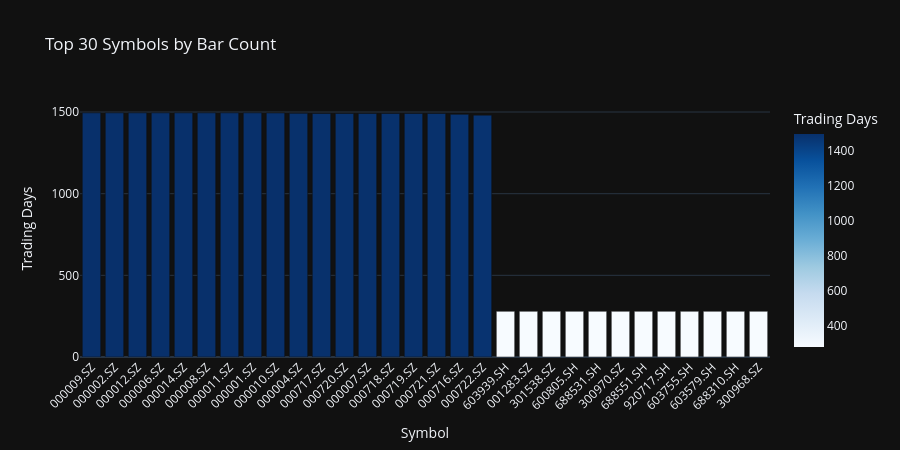

Notebook cell for this chart:
### Code cell
if not coverage_df.empty:
    top30 = coverage_df.head(30)
    fig = px.bar(
        top30,
        x='symbol',
        y='bar_count',
        title='Top 30 Symbols by Bar Count',
        labels={'bar_count': 'Trading Days', 'symbol': 'Symbol'},
        color='bar_count',
        color_continuous_scale='Blues',
    )
    fig.update_layout(xaxis_tickangle=-45, height=450)
    fig.show()
else:
    print('No data to plot. Run data ingestion first.')

### Figure 1 — Plotly figure (JSON) as saved in the notebook; plotly's stock layout.template omitted (floating-point values rounded to 4 significant figures)
{"data": [{"hovertemplate": "Symbol=%{x}<br>Trading Days=%{marker.color}<extra></extra>", "legendgroup": "", "marker": {"color": [1495, 1495, 1495, 1495, 1495, 1495, 1495, 1495, 1494, 1492, 1491, 1491, 1491, 1491, 1491, 1491, 1486, 1481, 280, 280, 280, 280, 280, 280, 280, 280, 280, 280, 280, 280], "coloraxis": "coloraxis", "pattern": {"shape": ""}}, "name": "", "orientation": "v", "showlegend": false, "textposition": "auto", "x": ["000009.SZ", "000002.SZ", "000012.SZ", "000006.SZ", "000014.SZ", "000008.SZ", "000011.SZ", "000001.SZ", "000010.SZ", "000004.SZ", "000717.SZ", "000720.SZ", "000007.SZ", "000718.SZ", "000719.SZ", "000721.SZ", "000716.SZ", "000722.SZ", "603939.SH", "001283.SZ", "301538.SZ", "600805.SH", "688531.SH", "300970.SZ", "688551.SH", "920717.SH", "603755.SH", "603579.SH", "688310.SH", "300968.SZ"], "xaxis": "x", "y": [1495, 1495, 1495, 1495, 1495, 1495, 1495, 1495, 1494, 1492, 1491, 1491, 1491, 1491, 1491, 1491, 1486, 1481, 280, 280, 280, 280, 280, 280, 280, 280, 280, 280, 280, 280], "yaxis": "y", "type": "bar"}], "layout": {"xaxis": {"anchor": "y", "domain": [0.0, 1.0], "title": {"text": "Symbol"}, "tickangle": -45}, "yaxis": {"anchor": "x", "domain": [0.0, 1.0], "title": {"text": "Trading Days"}}, "coloraxis": {"colorbar": {"title": {"text": "Trading Days"}}, "colorscale": [[0.0, "rgb(247,251,255)"], [0.125, "rgb(222,235,247)"], [0.25, "rgb(198,219,239)"], [0.375, "rgb(158,202,225)"], [0.5, "rgb(107,174,214)"], [0.625, "rgb(66,146,198)"], [0.75, "rgb(33,113,181)"], [0.875, "rgb(8,81,156)"], [1.0, "rgb(8,48,107)"]]}, "legend": {"tracegroupgap": 0}, "title": {"text": "Top 30 Symbols by Bar Count"}, "barmode": "relative", "height": 450}}
